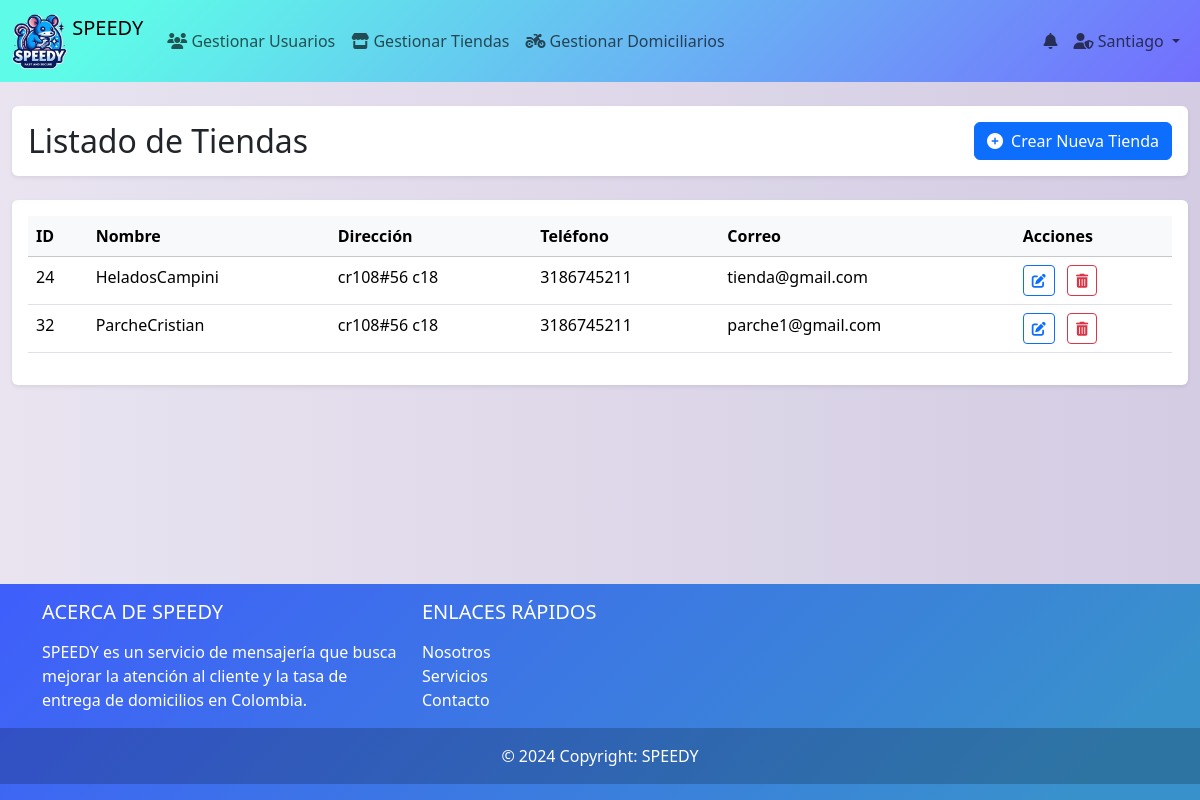
The page /index.php?controlador=cruds&accion=mostrar_tiendas (signed in) on the database its author committed.
### tables this page shows
CREATE TABLE IF NOT EXISTS `tienda` (
  `id` int NOT NULL AUTO_INCREMENT,
  `nombre` varchar(100) NOT NULL,
  `direccion` varchar(255) NOT NULL,
  `telefono` varchar(20) DEFAULT NULL,
  `correo` varchar(100) DEFAULT NULL,
  `password` varchar(255) NOT NULL,
  `tienda_foto` varchar(535) DEFAULT NULL,
  `horario_apertura` time DEFAULT NULL,
  `horario_cierre` time DEFAULT NULL,
  `fecha_apertura` varchar(255) NOT NULL,
  `fecha_registro` timestamp NULL DEFAULT CURRENT_TIMESTAMP,
  `activo` tinyint(1) DEFAULT '1',
  PRIMARY KEY (`id`),
  UNIQUE KEY `correo` (`correo`)
);

### controladores/controlador_cruds.php (called while the page is built, shortened)
<?php
    include_once("./conexion.php");
    include_once("./modelos/tienda.php");
    class ControladorCruds{
        private $modeloTienda;
        public function __construct() {
            $this->modeloTienda = new Tienda();
        }
        public function mostrar_tiendas() {
            $tiendas = $this->modeloTienda->obtenerTodasLasTiendas();
            include_once "vista/Crud_tiendas/mostrar.php";
        }
    }
?>

### index.php (called while the page is built, shortened)
<?php
include_once "conexion.php";
include_once("./vista/plantilla.php");
?>

### conexion.php (called while the page is built)
<?php
class baseDatos{
    public static $instancia=NULL;
    public static function crearInstancia() {
            if(!isset(self::$instancia)){
                $opcionesPDO[PDO::ATTR_ERRMODE] =PDO::ERRMODE_EXCEPTION;
                self::$instancia =new PDO ('mysql:host=localhost;dbname=bdspeedy','root','12345',$opcionesPDO);
            }
            return self ::$instancia;
        }
    }
?>

### modelos/Tienda.php (called while the page is built, shortened)
<?php
require_once './conexion.php';
class Tienda   {
    private $db;
    public function __construct() {
        $this->db = baseDatos::crearInstancia();
    }
    public function obtenerTodasLasTiendas() {
        $sql = "SELECT * FROM tienda ORDER BY nombre";
        $stmt = $this->db->prepare($sql);
        $stmt->execute();
        return $stmt->fetchAll(PDO::FETCH_ASSOC);
    }
}

### vista/Crud_tiendas/mostrar.php (the view, shortened to what this page needs)
<div class="container-fluid py-4">
    <div class="row mb-4">
        <div class="col-12">
            <div class="card border-0 shadow-sm">
                <div class="card-body d-flex justify-content-between align-items-center">
                    <h2 class="card-title mb-0">Listado de Tiendas</h2>
                    <a href="<?php echo C_URL ?>crear_tienda" class="btn btn-primary">
                        <i class="fas fa-plus-circle me-2"></i>Crear Nueva Tienda
                    </a>
                </div>
            </div>
        </div>
    </div>
    <div class="row">
        <div class="col-12">
            <div class="card border-0 shadow-sm">
                <div class="card-body">
                    <div class="table-responsive">
                        <table class="table table-hover">
                            <thead class="table-light">
                                <tr>
                                    <th>ID</th>
                                    <th>Nombre</th>
                                    <th>Dirección</th>
                                    <th>Teléfono</th>
                                    <th>Correo</th>
                                    <th>Acciones</th>
                                </tr>
                            </thead>
                            <tbody>
                                <?php foreach ($tiendas as $tienda): ?>
                                <tr>
                                    <td><?php echo $tienda['id']; ?></td>
                                    <td><?php echo $tienda['nombre']; ?></td>
                                    <td><?php echo $tienda['direccion']; ?></td>
                                    <td><?php echo $tienda['telefono']; ?></td>
                                    <td><?php echo $tienda['correo']; ?></td>
                                    <td>
                                        <a href="<?php echo C_URL ?>editar_tienda&id=<?php echo $tienda['id']; ?>" class="btn btn-sm btn-outline-primary me-2" data-bs-toggle="tooltip" title="Editar">
                                            <i class="fas fa-edit"></i>
                                        </a>
                                        <a href="<?php echo C_URL ?>eliminar_tienda&id=<?php echo $tienda['id']; ?>" class="btn btn-sm btn-outline-danger" onclick="return confirm('¿Está seguro de eliminar esta tienda?')" data-bs-toggle="tooltip" title="Eliminar">
                                            <i class="fas fa-trash-alt"></i>
                                        </a>
                                    </td>
                                </tr>
                                <?php endforeach; ?>
                            </tbody>
                        </table>
                    </div>
                </div>
            </div>
        </div>
    </div>
</div>

### vista/recursos/css/estilos.css (style rules this page uses)
body { background: #D3CCE3; background: -webkit-linear-gradient(to right, #E9E4F0, #D3CCE3); background: linear-gradient(to right, #E9E4F0, #D3CCE3); margin: 0; }

### rows shown on the page
tienda: id "24", nombre "HeladosCampini", direccion "cr108#56 c18", telefono "3186745211", correo "tienda@gmail.com"
tienda: id "32", nombre "ParcheCristian", direccion "cr108#56 c18", telefono "3186745211", correo "parche1@gmail.com"

### other values the page prints
$_SESSION["usuario"]['nombre'] "Santiago"
